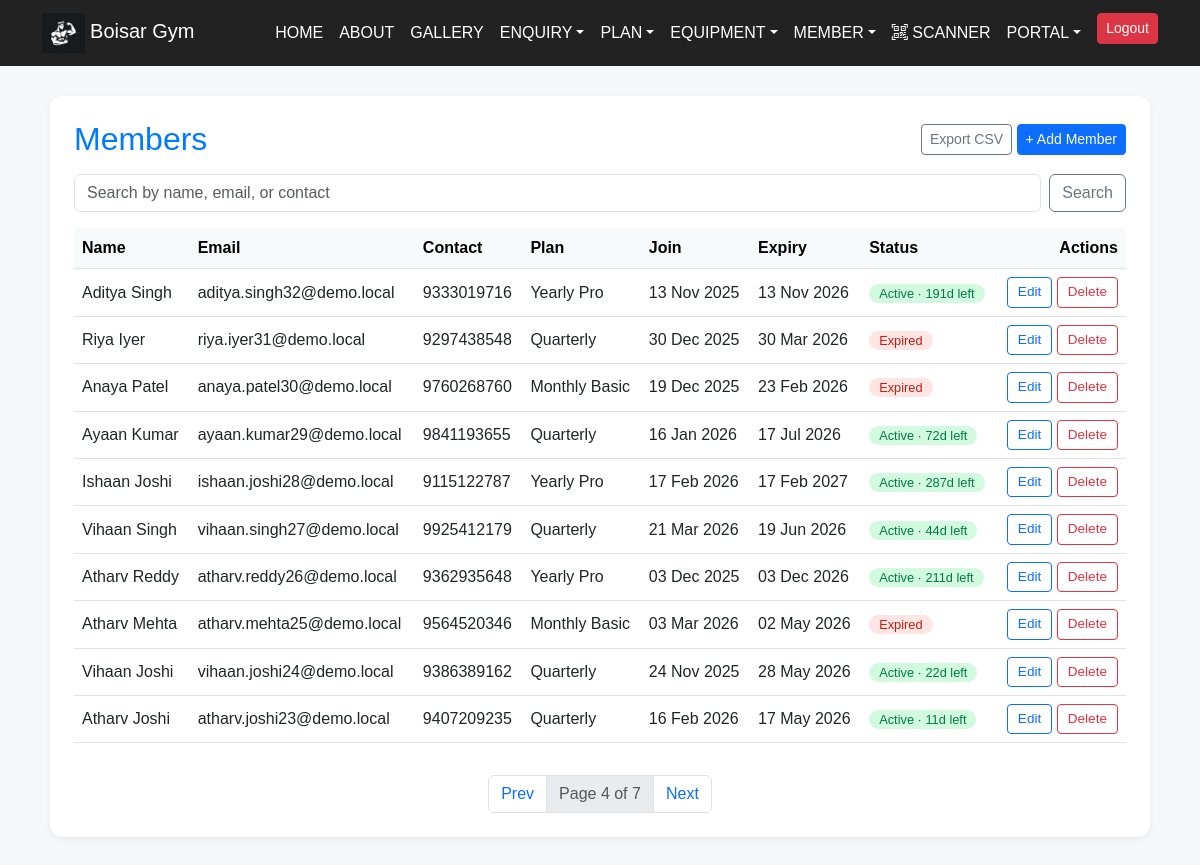
Screenshot of /view_member/?page=4 (signed in) with the database file from the repository.
### project/models.py (models this page shows, shortened)
class Member(models.Model):
    GENDER_CHOICES = [('Male', 'Male'), ('Female', 'Female')]
    GOAL_CHOICES = [
        ('lose', 'Lose Weight'),
        ('gain', 'Gain Muscle'),
        ('maintain', 'Maintain'),
    ]
    EXPERIENCE_CHOICES = [
        ('beginner', 'Beginner'),
        ('intermediate', 'Intermediate'),
        ('advanced', 'Advanced'),
    ]
    DIET_CHOICES = [
        ('veg', 'Vegetarian'),
        ('nonveg', 'Non-Vegetarian'),
        ('vegan', 'Vegan'),
    ]
    user = models.OneToOneField(
        settings.AUTH_USER_MODEL,
        on_delete=models.SET_NULL,
        null=True, blank=True,
        related_name='member_profile',
    )
    name = models.CharField(max_length=100)
    contact = models.CharField(max_length=15)
    email = models.EmailField(unique=True)
    age = models.PositiveIntegerField()
    gender = models.CharField(max_length=10, choices=GENDER_CHOICES)
    plan = models.ForeignKey(Plan, on_delete=models.PROTECT, related_name='members')
    join_date = models.DateField(default=timezone.now)
    expiry_date = models.DateField(blank=True, null=True)
    amount = models.PositiveIntegerField()
    height_cm = models.PositiveIntegerField(blank=True, null=True)
    weight_kg = models.PositiveIntegerField(blank=True, null=True)
    goal = models.CharField(max_length=10, choices=GOAL_CHOICES, blank=True)
    experience = models.CharField(max_length=15, choices=EXPERIENCE_CHOICES, blank=True)
    diet = models.CharField(max_length=10, choices=DIET_CHOICES, blank=True)
    @property
    def is_active(self):
        return bool(self.expiry_date and self.expiry_date >= timezone.now().date())
    @property
    def days_remaining(self):
        if not self.expiry_date:
            return 0
        return max(0, (self.expiry_date - timezone.now().date()).days)

class Plan(models.Model):
    DURATION_CHOICES = [
        ('Monthly Plans', 'Monthly Plans'),
        ('Yearly Plans', 'Yearly Plans'),
    ]
    name = models.CharField(max_length=100)
    amount = models.DecimalField(max_digits=10, decimal_places=2)
    duration = models.CharField(max_length=50, choices=DURATION_CHOICES)
    duration_days = models.PositiveIntegerField(
        default=30,
        help_text="Length of the plan in days; used to compute expiry.",
    )

### project/views.py (the view)
# urls.py: path('view_member/', views.view_member, name='view_member'),
@login_required(login_url="admin_login")
def view_member(request):
    q = request.GET.get('q', '').strip()
    qs = Member.objects.select_related('plan').all()
    if q:
        qs = qs.filter(Q(name__icontains=q) | Q(email__icontains=q) | Q(contact__icontains=q))
    page_obj = Paginator(qs.order_by('-id'), 10).get_page(request.GET.get('page'))
    return render(request, 'admin_panel/view_member.html', {
        'members': page_obj.object_list,
        'page_obj': page_obj,
        'q': q,
    })

### templates/admin_panel/view_member.html (shortened to what this page needs)
<!DOCTYPE html>
<html lang="en">
  <head>
  </head>
  <body>
    {% include "admin_panel/navbar.html" %}
    <div class="panel">
      <div class="d-flex justify-content-between align-items-center mb-3">
        <h2 class="mb-0">Members</h2>
        <div>
          <a href="{% url 'export_members_csv' %}" class="btn btn-outline-secondary btn-sm">Export CSV</a>
          <a href="{% url 'add_member' %}" class="btn btn-primary btn-sm">+ Add Member</a>
        </div>
      </div>
      <form method="GET" class="mb-3 d-flex gap-2">
        <input type="text" name="q" value="{{ q }}" class="form-control" placeholder="Search by name, email, or contact" />
        <button class="btn btn-outline-secondary" type="submit">Search</button>
      </form>
      <div class="table-responsive">
        <table class="table table-hover align-middle">
          <thead class="table-light">
            <tr>
              <th>Name</th><th>Email</th><th>Contact</th>
              <th>Plan</th><th>Join</th><th>Expiry</th><th>Status</th><th class="text-end">Actions</th>
            </tr>
          </thead>
          <tbody>
            {% for member in members %}
            <tr>
              <td>{{ member.name }}</td>
              <td>{{ member.email }}</td>
              <td>{{ member.contact }}</td>
              <td>{{ member.plan.name }}</td>
              <td>{{ member.join_date|date:"d M Y" }}</td>
              <td>{{ member.expiry_date|date:"d M Y" }}</td>
              <td>
                {% if member.is_active %}
                  <span class="pill-active">Active · {{ member.days_remaining }}d left</span>
                {% else %}
                  <span class="pill-expired">Expired</span>
                {% endif %}
              </td>
              <td class="text-end">
                <a class="btn btn-sm btn-outline-primary btn-action" href="{% url 'edit_member' member.id %}">Edit</a>
                <form method="POST" action="{% url 'delete_member' member.id %}" style="display:inline" onsubmit="return confirm('Delete {{ member.name }}?');">
                  <button class="btn btn-sm btn-outline-danger btn-action" type="submit">Delete</button>
                </form>
              </td>
            </tr>
            {% empty %}
            <tr><td colspan="8" class="text-center text-muted">No members found.</td></tr>
            {% endfor %}
          </tbody>
        </table>
      </div>
      {% if page_obj.paginator.num_pages > 1 %}
      <nav class="mt-3">
        <ul class="pagination justify-content-center mb-0">
          {% if page_obj.has_previous %}
            <li class="page-item"><a class="page-link" href="?page={{ page_obj.previous_page_number }}{% if q %}&q={{ q }}{% endif %}">Prev</a></li>
          {% endif %}
          <li class="page-item disabled"><span class="page-link">Page {{ page_obj.number }} of {{ page_obj.paginator.num_pages }}</span></li>
          {% if page_obj.has_next %}
            <li class="page-item"><a class="page-link" href="?page={{ page_obj.next_page_number }}{% if q %}&q={{ q }}{% endif %}">Next</a></li>
          {% endif %}
        </ul>
      </nav>
      {% endif %}
    </div>
  </body>
</html>

### templates/admin_panel/navbar.html (style rules this page uses)
body { font-family: 'Poppins', Arial, sans-serif; background: #f6f7fb; margin: 0; }
.panel { max-width: 1100px; margin: 30px auto; background: #fff; padding: 24px; border-radius: 12px; box-shadow: 0 2px 6px rgba(0,0,0,0.06); }
.panel h2 { color: #007bff; margin-bottom: 20px; }
.panel table { width: 100%; }
.panel .btn-action { padding: 4px 10px; font-size: 0.85rem; }
.pill-active { background:#d1fadf; color:#027a48; padding:2px 10px; border-radius:12px; font-size:0.8rem; }
.pill-expired { background:#fee4e2; color:#b42318; padding:2px 10px; border-radius:12px; font-size:0.8rem; }

### rows the page displays
Member: name "Aditya Singh", email "aditya.singh32@demo.local", contact "9333019716", plan.name "Yearly Pro", join_date "13 Nov 2025", expiry_date "13 Nov 2026", days_remaining "191"
Member: name "Riya Iyer", email "riya.iyer31@demo.local", contact "9297438548", plan.name "Quarterly", join_date "30 Dec 2025", expiry_date "30 Mar 2026", shows "Expired"
Member: name "Anaya Patel", email "anaya.patel30@demo.local", contact "9760268760", plan.name "Monthly Basic", join_date "19 Dec 2025", expiry_date "23 Feb 2026", shows "Expired"
Member: name "Ayaan Kumar", email "ayaan.kumar29@demo.local", contact "9841193655", plan.name "Quarterly", join_date "16 Jan 2026", expiry_date "17 Jul 2026", days_remaining "72"
Member: name "Ishaan Joshi", email "ishaan.joshi28@demo.local", contact "9115122787", plan.name "Yearly Pro", join_date "17 Feb 2026", expiry_date "17 Feb 2027", days_remaining "287"
Member: name "Vihaan Singh", email "vihaan.singh27@demo.local", contact "9925412179", plan.name "Quarterly", join_date "21 Mar 2026", expiry_date "19 Jun 2026", days_remaining "44"
Member: name "Atharv Reddy", email "atharv.reddy26@demo.local", contact "9362935648", plan.name "Yearly Pro", join_date "03 Dec 2025", expiry_date "03 Dec 2026", days_remaining "211"
Member: name "Atharv Mehta", email "atharv.mehta25@demo.local", contact "9564520346", plan.name "Monthly Basic", join_date "03 Mar 2026", expiry_date "02 May 2026", shows "Expired"
Member: name "Vihaan Joshi", email "vihaan.joshi24@demo.local", contact "9386389162", plan.name "Quarterly", join_date "24 Nov 2025", expiry_date "28 May 2026", days_remaining "22"
Member: name "Atharv Joshi", email "atharv.joshi23@demo.local", contact "9407209235", plan.name "Quarterly", join_date "16 Feb 2026", expiry_date "17 May 2026", days_remaining "11"

### other values shown
{{ page_obj.number }} "4"
{{ page_obj.paginator.num_pages }} "7"
